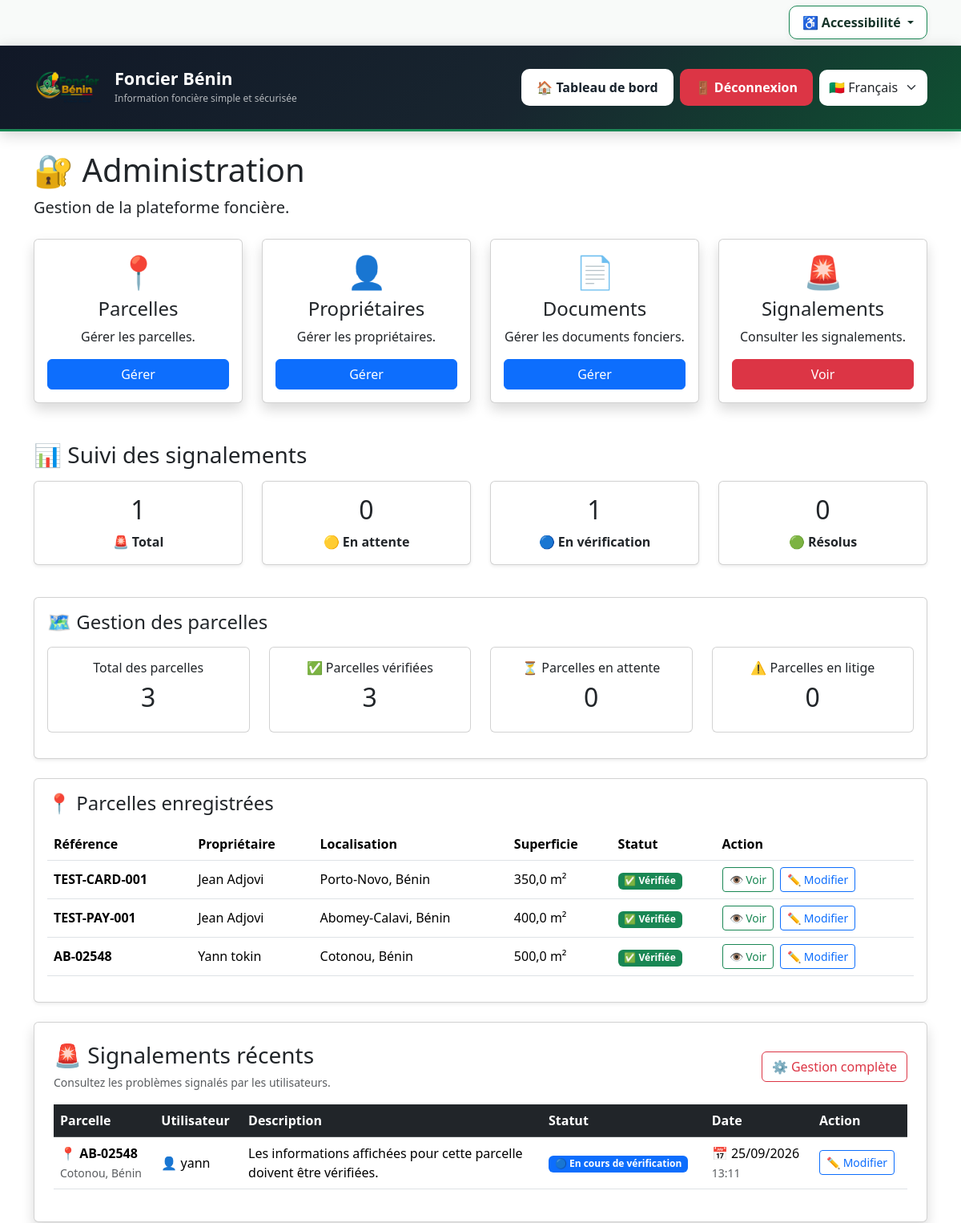
The page /admin-dashboard/ (signed in, upper part) on the database as committed earlier.
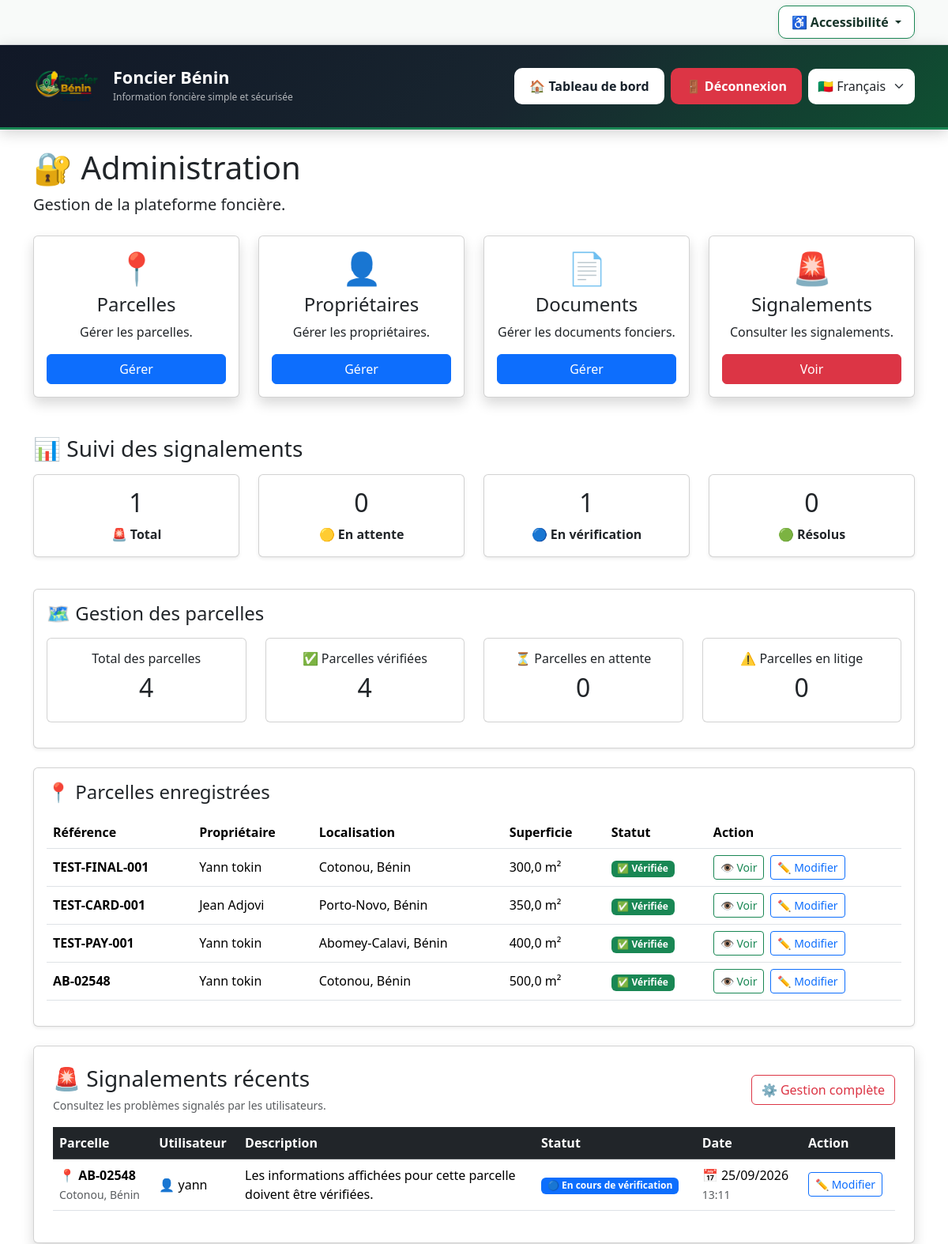
The same page on the database as committed later.
### land/models.py (models this page shows, shortened)
class Parcel(models.Model):
    STATUS_CHOICES = [
        ('VERIFIED', 'Vérifiée'),
        ('PENDING', 'En attente'),
        ('DISPUTED', 'En litige'),
    ]
    SALE_STATUS_CHOICES = [
        ('AVAILABLE', 'Disponible'),
        ('RESERVED', 'Réservée - paiement effectué'),
        ('SOLD', 'Vendue'),
    ]
    reference = models.CharField(
        max_length=50,
        unique=True
    )
    owner = models.ForeignKey(
        Owner,
        on_delete=models.SET_NULL,
        null=True,
        blank=True
    )
    location = models.CharField(
        max_length=255
    )
    area = models.FloatField(
        help_text="Superficie en m²"
    )
    latitude = models.FloatField()
    longitude = models.FloatField()
    status = models.CharField(
        max_length=20,
        choices=STATUS_CHOICES,
        default='PENDING'
    )
    price = models.DecimalField(
        max_digits=15,
        decimal_places=2,
        null=True,
        blank=True,
        verbose_name="Prix de vente"
    )
    for_sale = models.BooleanField(
        default=False,
        verbose_name="À vendre"
    )
    sale_status = models.CharField(
        max_length=20,
        choices=SALE_STATUS_CHOICES,
        default='AVAILABLE',
        verbose_name="État de la vente"
    )
    created_at = models.DateTimeField(
        auto_now_add=True
    )

class Owner(models.Model):
    first_name = models.CharField(
        max_length=100
    )
    last_name = models.CharField(
        max_length=100
    )
    phone = models.CharField(
        max_length=30,
        blank=True
    )
    email = models.EmailField(
        blank=True
    )

class Report(models.Model):
    STATUS_CHOICES = [
        ('PENDING', 'En attente'),
        ('REVIEWING', 'En cours de vérification'),
        ('RESOLVED', 'Résolu'),
    ]
    parcel = models.ForeignKey(
        Parcel,
        on_delete=models.CASCADE
    )
    user = models.ForeignKey(
        User,
        on_delete=models.CASCADE
    )
    description = models.TextField()
    status = models.CharField(
        max_length=20,
        choices=STATUS_CHOICES,
        default='PENDING'
    )
    created_at = models.DateTimeField(
        auto_now_add=True
    )

### accounts/views.py (the view)
@login_required
def admin_dashboard(request):
    if not request.user.is_staff:
        return redirect('user_dashboard')
    reports = (
        Report.objects
        .select_related('parcel', 'user')
        .order_by('-created_at')
    )
    total_reports = reports.count()
    pending_reports = reports.filter(
        status='PENDING'
    ).count()
    reviewing_reports = reports.filter(
        status='REVIEWING'
    ).count()
    resolved_reports = reports.filter(
        status='RESOLVED'
    ).count()
    parcels = (
        Parcel.objects
            .select_related('owner')
            .order_by('-created_at')
    )
    total_parcels = parcels.count()
    verified_parcels = parcels.filter(
        status='VERIFIED'
    ).count()
    pending_parcels = parcels.filter(
        status='PENDING'
    ).count()
    disputed_parcels = parcels.filter(
        status='DISPUTED'
    ).count()
    return render(
        request,
        'admin_dashboard/dashboard.html',
        {
            'reports': reports,
            'total_reports': total_reports,
            'pending_reports': pending_reports,
            'reviewing_reports': reviewing_reports,
            'resolved_reports': resolved_reports,
            'parcels': parcels,
            'total_parcels': total_parcels,
            'verified_parcels': verified_parcels,
            'pending_parcels': pending_parcels,
            'disputed_parcels': disputed_parcels,
        }
    )

### templates/admin_dashboard/dashboard.html (shortened to what the changed rows need)
{% extends 'base.html' %}
{% load i18n %}
{% block content %}
<div class="mb-4">
    <h1>
        🔐 {% trans "Administration" %}
    </h1>
</div>
<div class="row">
    <div class="col-md-3 mb-4">
        <div class="card shadow p-3 text-center h-100">
            <h1>📍</h1>
        </div>
    </div>
    <div class="col-md-3 mb-4">
        <div class="card shadow p-3 text-center h-100">
            <h1>👤</h1>
        </div>
    </div>
    <div class="col-md-3 mb-4">
        <div class="card shadow p-3 text-center h-100">
            <h1>📄</h1>
        </div>
    </div>
    <div class="col-md-3 mb-4">
        <div class="card shadow p-3 text-center h-100">
            <h1>🚨</h1>
        </div>
    </div>
</div>
<div class="row">
    <div class="col-md-3 mb-3">
        <div class="card shadow-sm text-center p-3 h-100">
            <h2>
                {{ total_reports }}
            </h2>
        </div>
    </div>
    <div class="col-md-3 mb-3">
        <div class="card shadow-sm text-center p-3 h-100">
            <h2>
                {{ pending_reports }}
            </h2>
        </div>
    </div>
    <div class="col-md-3 mb-3">
        <div class="card shadow-sm text-center p-3 h-100">
            <h2>
                {{ reviewing_reports }}
            </h2>
        </div>
    </div>
    <div class="col-md-3 mb-3">
        <div class="card shadow-sm text-center p-3 h-100">
            <h2>
                {{ resolved_reports }}
            </h2>
        </div>
    </div>
</div>
<div class="card shadow-sm mt-4 mb-4">
    <div class="card-body">
        <div class="row">
            <div class="col-md-3 mb-3">
                <div class="card text-center p-3 h-100">
                    <h6>
                        {% trans "Total des parcelles" %}
                    </h6>
                    <h2>
                        {{ total_parcels }}
                    </h2>
                </div>
            </div>
            <div class="col-md-3 mb-3">
                <div class="card text-center p-3 h-100">
                    <h6>
                        ✅ {% trans "Parcelles vérifiées" %}
                    </h6>
                    <h2>
                        {{ verified_parcels }}
                    </h2>
                </div>
            </div>
            <div class="col-md-3 mb-3">
                <div class="card text-center p-3 h-100">
                    <h2>
                        {{ pending_parcels }}
                    </h2>
                </div>
            </div>
            <div class="col-md-3 mb-3">
                <div class="card text-center p-3 h-100">
                    <h2>
                        {{ disputed_parcels }}
                    </h2>
                </div>
            </div>
        </div>
    </div>
</div>
<div class="card shadow-sm mb-4">
    <div class="card-body">
        {% if parcels %}
            <div class="table-responsive">
                <table class="table table-hover align-middle">
                    <thead>
                        <tr>
                            <th>
                                {% trans "Référence" %}
                            </th>
                            <th>
                                {% trans "Propriétaire" %}
                            </th>
                            <th>
                                {% trans "Localisation" %}
                            </th>
                            <th>
                                {% trans "Superficie" %}
                            </th>
                            <th>
                                {% trans "Statut" %}
                            </th>
                            <th>
                                {% trans "Action" %}
                            </th>
                        </tr>
                    </thead>
                    <tbody>
                        {% for parcel in parcels %}
                            <tr>
                                <td>
                                    <strong>
                                        {{ parcel.reference }}
                                    </strong>
                                </td>
                                <td>
                                    {% if parcel.owner %}
                                        {{ parcel.owner.first_name }}
                                        {{ parcel.owner.last_name }}
                                    {% else %}
                                        {% trans "Non renseigné" %}
                                    {% endif %}
                                </td>
                                <td>
                                    {{ parcel.location }}
                                </td>
                                <td>
                                    {{ parcel.area }} m²
                                </td>
                                <td>
                                    {% if parcel.status == "VERIFIED" %}
                                        <span class="badge bg-success">
                                            ✅ {% trans "Vérifiée" %}
                                        </span>
                                    {% elif parcel.status == "PENDING" %}
                                        <span class="badge bg-warning text-dark">
                                            ⏳ {% trans "En attente" %}
                                        </span>
                                    {% elif parcel.status == "DISPUTED" %}
                                        <span class="badge bg-danger">
                                            ⚠️ {% trans "En litige" %}
                                        </span>
                                    {% else %}
                                        {{ parcel.get_status_display }}
                                                        {% endif %}
                </td>
<td>
    <div class="d-flex gap-2">
        <a
            href="{% url 'parcel_detail' parcel.id %}"
            class="btn btn-sm btn-outline-success"
        >
            👁️ {% trans "Voir" %}
        </a>
        <a
            href="{% url 'admin:land_parcel_change' parcel.id %}"
            class="btn btn-sm btn-outline-primary"
        >
            ✏️ {% trans "Modifier" %}
        </a>
    </div>
</td>
        {% endfor %}
                    </tbody>
                </table>
            </div>
        {% else %}
            <div class="alert alert-info mb-0">
                {% trans "Aucune parcelle n'est encore enregistrée." %}
            </div>
        {% endif %}
    </div>
</div>
<div
    id="reports"
    class="card shadow p-4 mt-4"
>
    {% if reports %}
    <div class="table-responsive">
        <table class="table table-hover align-middle">
            <thead class="table-dark">
                <tr>
                    <th>
                        {% trans "Parcelle" %}
                    </th>
                    <th>
                        {% trans "Utilisateur" %}
                    </th>
                    <th>
                        {% trans "Description" %}
                    </th>
                    <th>
                        {% trans "Statut" %}
                    </th>
                    <th>
                        {% trans "Date" %}
                    </th>
                    <th>
                        {% trans "Action" %}
                    </th>
                </tr>
            </thead>
            <tbody>
                {% for report in reports %}
                <tr>
                    <td>
                        <strong>
                            📍 {{ report.parcel.reference }}
                        </strong>
                        <br>
                        <small class="text-muted">
                            {{ report.parcel.location }}
                        </small>
                    </td>
                    <td>
                        👤 {{ report.user.username }}
                    </td>
                    <td style="min-width: 250px; max-width: 350px;">
                        {{ report.description|truncatechars:120 }}
                    </td>
                    <td>
                        {% if report.status == 'PENDING' %}
                            <span
                                class="badge bg-warning text-dark"
                            >
                                🟡 {% trans "En attente" %}
                            </span>
                        {% elif report.status == 'REVIEWING' %}
                            <span
                                class="badge bg-primary"
                            >
                                🔵
                                {% trans "En cours de vérification" %}
                            </span>
                        {% elif report.status == 'RESOLVED' %}
                            <span
                                class="badge bg-success"
                            >
                                🟢 {% trans "Résolu" %}
                            </span>
                        {% else %}
                            <span
                                class="badge bg-secondary"
                            >
                                {{ report.get_status_display }}
                            </span>
                        {% endif %}
                    </td>
                    <td style="white-space: nowrap;">
                        📅
                        {{ report.created_at|date:"d/m/Y" }}
                        <br>
                        <small class="text-muted">
                            {{ report.created_at|date:"H:i" }}
                        </small>
                    </td>
                    <td>
                        <a
                            href="/admin/land/report/{{ report.id }}/change/"
                            class="btn btn-sm btn-outline-primary"
                        >
                            ✏️ {% trans "Modifier" %}
                        </a>
                    </td>
                </tr>
                {% endfor %}
            </tbody>
        </table>
    </div>
    {% else %}
    <div class="alert alert-info mb-0">
        ℹ️
        {% trans "Aucun signalement n'a encore été enregistré." %}
    </div>
    {% endif %}
</div>
{% endblock %}

Rows that differ between the two databases and show on the page:
added Parcel: reference "TEST-FINAL-001", owner.first_name "Yann", owner.last_name "tokin", location "Cotonou, Bénin", area "300,0"
changed Parcel "TEST-PAY-001": owner.first_name "Jean" → "Yann"; owner.last_name "Adjovi" → "tokin"
Other text that changed with them:
{{ total_parcels }}: "3" → "4"
{{ verified_parcels }}: "3" → "4"
